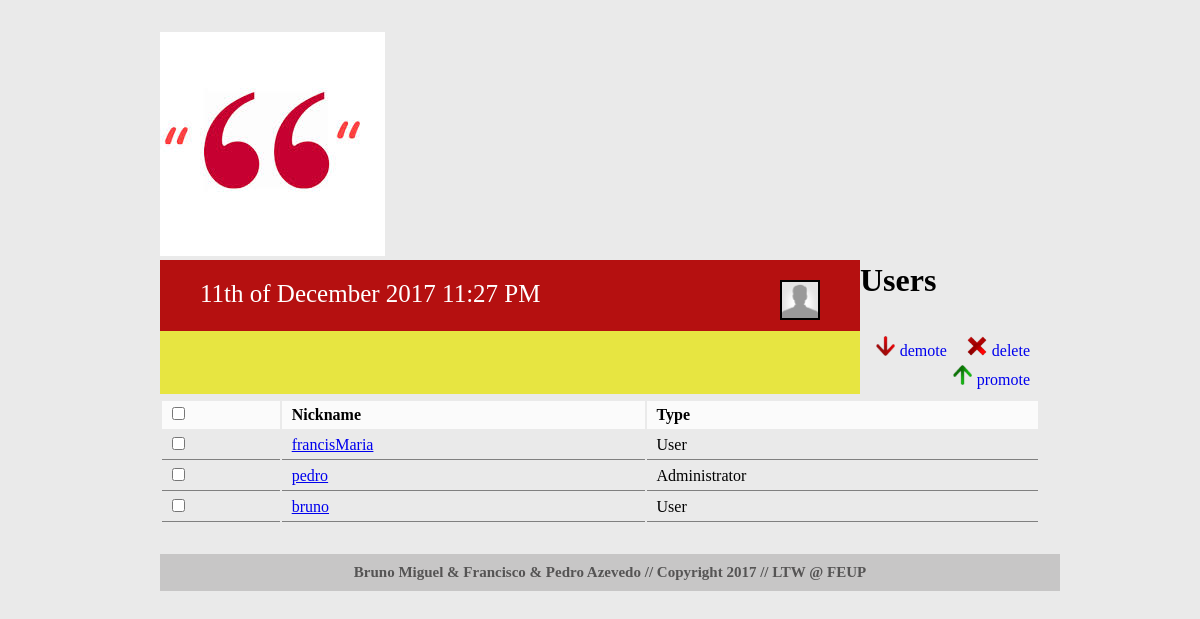
Page /users_page.php (signed in) on the committed database.
### tables this page shows
CREATE TABLE users (
	USER_ID  	INTEGER PRIMARY KEY AUTOINCREMENT,
	ROLE 		INTEGER,
	USERNAME 	VARCHAR(30) NOT NULL,
	PASSWORD 	VARCHAR(30) NOT NULL,
	EMAIL 		TEXT NOT NULL,
	FIRST_NAME	VARCHAR(30) NOT NULL,
	LAST_NAME 	VARCHAR(70) NOT NULL,
	BDAY		INTEGER NOT NULL,
	BMONTH		TEXT NOT NULL,
	BYEAR		INTEGER NOT NULL,
	IMG_NAME	TEXT
);

### database/db.php (called while the page is built, shortened)
<?php
    class Database {
        private $database;
        public function __construct($sqlite_file_path) {
            try {
                $this->base_path = $_SERVER['SERVER_NAME'] . $_SERVER['PHP_SELF'];
                $this->database = new PDO('sqlite:' . $sqlite_file_path);
                $this->database->setAttribute(PDO::ATTR_ERRMODE, PDO::ERRMODE_EXCEPTION);
            }
            catch (PDOException $e) {
                echo 'Connection to database failed: ' . $e->getMessage();
            }
        }
		public function get_users() {
			$statement = $this->database->prepare('SELECT * FROM users');
			$statement->execute();
			return $statement->fetchAll();
		  }
    }
?>

### templates/html_list_users.php (the view, shortened to what this page needs)
<form>
  <table class="list userslist" id="<? echo $users_section; ?>table">
    <tr>
      <td><input class="checkboxcontrol" type="checkbox"/></td>
      <td>Nickname</td>
      <td>Type</td>
    </tr><?
    foreach ($users_list as $user) {
      echo '<tr>';
      echo '<td><input id="' . $user['USER_ID'] . '" type="checkbox"/></td>';
      echo '<td><a href="profile_page.php?id=' . $user['USER_ID'] . '">' . $user['USERNAME'] . '</a></td>';
      echo '<td id="usertype">';
      switch ($user['ROLE']) {
        case 1:
          echo 'Administrator';
          break;
        case 3:
          echo 'User';
          break;
      }
      echo '</td>';
      echo '</tr>';
    }
?></table>
</form>

### css/header.css (style rules this page uses)
* { margin: 0px; font-family: Trebuchet MS; }
body { margin: 2em 10em 3em 10em; background-color: #eaeaea; }
.list { width: 100%; float: left; margin-top: 5px; }
.list tr td { padding: 5px 10px; }
.list tr:first-child td { font-weight: bold; background-color: rgba(255, 255, 255, 0.8); }
.list tr:not(:first-child) td { border-bottom: 1px gray solid; }

### rows in the picture
users: USERNAME "francisMaria", ROLE "User"
users: USERNAME "pedro", ROLE "Administrator"
users: USERNAME "bruno", ROLE "User"
